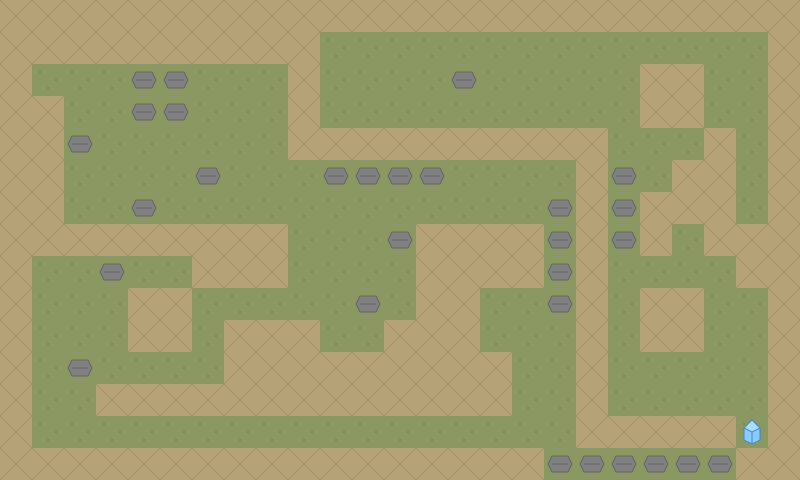

Tiled map render using the project's own tile images. Description and the whole map definition, tile-layer contents included, below:
An orthogonal 25x15 tile map with 32x32 px tiles, 2 tile layers (background, path) and 6 objects (start, path1, path2, path3, path4, ...).

<map version="1.10" tiledversion="1.11.2" orientation="orthogonal" renderorder="right-down" width="25" height="15" tilewidth="32" tileheight="32" infinite="0" nextlayerid="4" nextobjectid="2">
 <properties>
  <property name="showGrid" value="false" />
 </properties>
 <tileset firstgid="1" name="terrain" tilewidth="32" tileheight="32" spacing="2" margin="2" tilecount="7" columns="7">
  <image source="../packed/tiles.png" width="256" height="64" />
  <tile id="0" type="crystal" />
  <tile id="1" type="ground">
   <properties>
    <property name="buildable" type="bool" value="true" />
   </properties>
  </tile>
  <tile id="2" type="path" />
  <tile id="3" type="rocks" />
  <tile id="4" type="trees" />
  <tile id="5" type="water" />
 </tileset>
 <layer id="1" name="background" width="25" height="15">
  <data encoding="csv">
3,3,3,3,3,3,3,3,3,3,3,3,3,3,3,3,3,3,3,3,3,3,3,3,3,
3,2,2,2,2,2,2,2,2,2,2,2,2,2,2,2,2,2,2,2,2,2,2,2,3,
3,2,2,2,4,4,2,2,2,2,2,2,2,2,4,2,2,2,2,2,3,3,2,2,3,
3,3,2,2,4,4,2,2,2,2,2,2,2,2,2,2,2,2,2,2,3,3,2,2,3,
3,3,4,2,2,2,2,2,2,2,3,3,3,3,2,2,2,2,2,2,2,2,3,2,3,
3,3,2,2,2,2,4,2,2,2,4,4,4,4,2,2,2,2,2,4,2,3,3,2,3,
3,3,2,2,4,2,2,2,2,2,2,2,2,2,2,2,2,4,2,4,3,3,3,2,3,
3,3,3,3,3,3,3,3,3,2,2,2,4,3,3,3,3,4,2,4,3,2,3,3,3,
3,2,2,4,2,2,3,3,3,2,2,2,2,3,3,3,3,4,2,2,2,2,2,3,3,
3,2,2,2,3,3,2,2,2,2,2,4,2,3,3,2,2,4,2,2,3,3,2,2,3,
3,2,2,2,3,3,2,3,3,3,2,2,3,3,3,2,2,2,2,2,3,3,2,2,3,
3,2,4,2,2,2,2,3,3,3,3,3,3,3,3,3,2,2,2,2,2,2,2,2,3,
3,2,2,3,3,3,3,3,3,3,3,3,3,3,3,3,2,2,2,2,2,2,2,2,3,
3,2,2,2,2,2,2,2,2,2,2,2,2,2,2,2,2,2,2,2,2,2,2,2,3,
3,3,3,3,3,3,3,3,3,3,3,3,3,3,3,3,3,4,4,4,4,4,4,3,3
</data>
 </layer>
 <layer id="2" name="path" width="25" height="15">
  <data encoding="csv">
0,0,0,0,0,0,0,0,0,0,0,0,0,0,0,0,0,0,0,0,0,0,0,0,0,
0,3,3,3,3,3,3,3,3,3,0,0,0,0,0,0,0,0,0,0,0,0,0,0,0,
0,0,0,0,0,0,0,0,0,3,0,0,0,0,0,0,0,0,0,0,0,0,0,0,0,
0,0,0,0,0,0,0,0,0,3,0,0,0,0,0,0,0,0,0,0,0,0,0,0,0,
0,0,0,0,0,0,0,0,0,3,3,3,3,3,3,3,3,3,3,0,0,0,0,0,0,
0,0,0,0,0,0,0,0,0,0,0,0,0,0,0,0,0,0,3,0,0,0,0,0,0,
0,0,0,0,0,0,0,0,0,0,0,0,0,0,0,0,0,0,3,0,0,0,0,0,0,
0,0,0,0,0,0,0,0,0,0,0,0,0,0,0,0,0,0,3,0,0,0,0,0,0,
0,0,0,0,0,0,0,0,0,0,0,0,0,0,0,0,0,0,3,0,0,0,0,0,0,
0,0,0,0,0,0,0,0,0,0,0,0,0,0,0,0,0,0,3,0,0,0,0,0,0,
0,0,0,0,0,0,0,0,0,0,0,0,0,0,0,0,0,0,3,0,0,0,0,0,0,
0,0,0,0,0,0,0,0,0,0,0,0,0,0,0,0,0,0,3,0,0,0,0,0,0,
0,0,0,0,0,0,0,0,0,0,0,0,0,0,0,0,0,0,3,0,0,0,0,0,0,
0,0,0,0,0,0,0,0,0,0,0,0,0,0,0,0,0,0,3,3,3,3,3,1,0,
0,0,0,0,0,0,0,0,0,0,0,0,0,0,0,0,0,0,0,0,0,0,0,0,0
</data>
 </layer>
 <objectgroup id="3" name="objects">
  <object id="1" name="start" x="32" y="32" />
  <object id="2" name="path1" x="288" y="32" />
  <object id="3" name="path2" x="288" y="128" />
  <object id="4" name="path3" x="576" y="128" />
  <object id="5" name="path4" x="576" y="416" />
  <object id="6" name="end" x="736" y="416" />
 </objectgroup>
</map>
